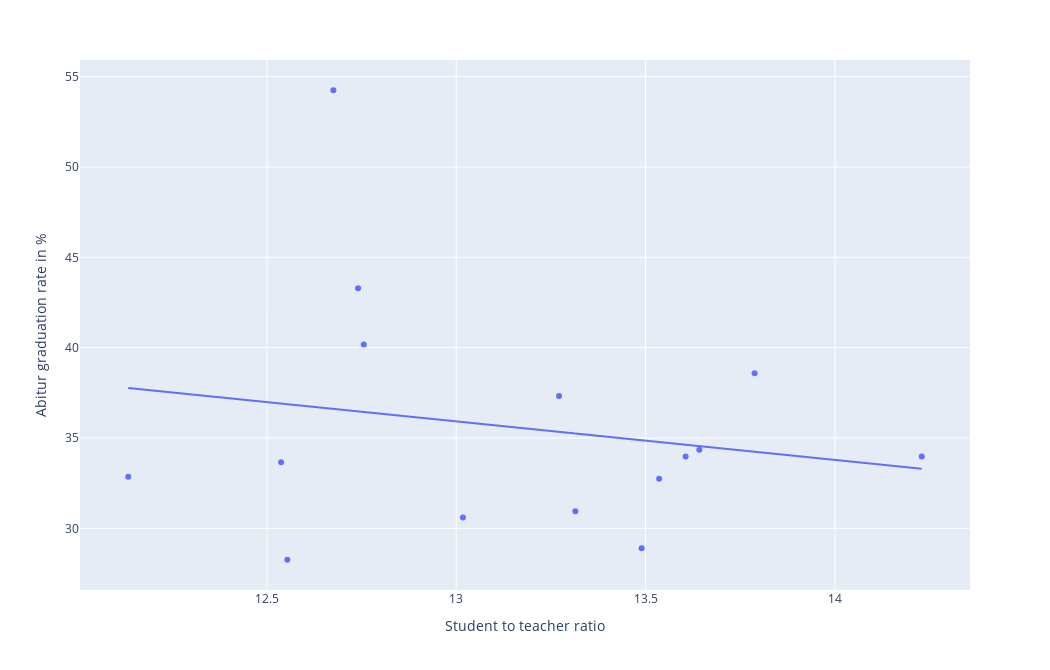
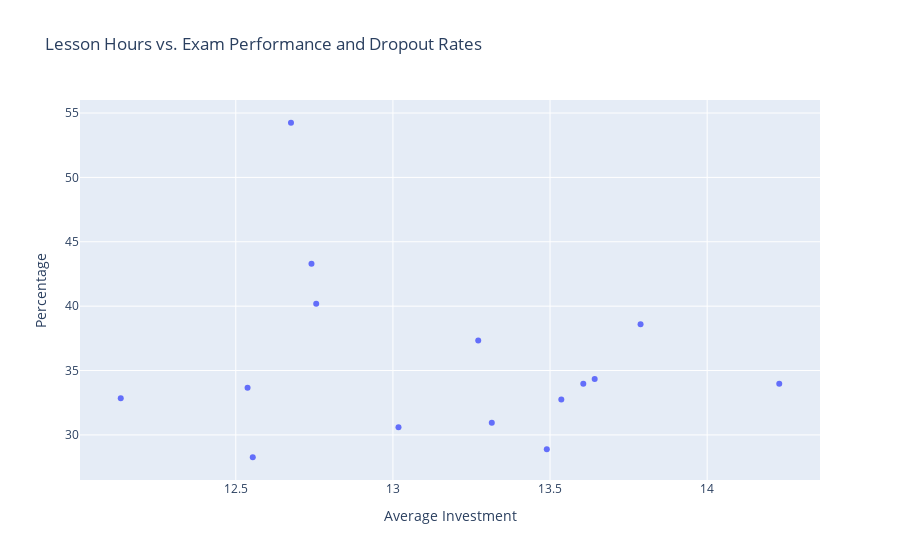

These figures' notebook cell, in order:
### Code cell
import plotly.express as px

fig1 = px.scatter(test3, x='avg_students_per_teacher', y='avg_abitur_graduation_rate_in_%', trendline='ols', width=10.5*100, height=6.7*100)
fig1.update_layout(xaxis_title='Student to teacher ratio', yaxis_title='Abitur graduation rate in %')

#title='Correlation between Student-Teacher-Ratio and Abitur Graduation Rate', 
# fig2 = px.scatter(avg_key_indicator, x='avg_students_per_teacher', y='avg_abitur_graduation_rate_perc', trendline='ols')
# fig2.update_layout(title='Correlation between Lesson Hours and Dropout Rate', xaxis_title='Investment', yaxis_title='Dropout Rate')

fig1.show()
# fig2.show()

import plotly.graph_objects as go

fig = go.Figure()

# add scatter plot for avg_abitur_graduation_rate_perc
# fig.add_trace(go.Scatter(x=avg_key_indicator['avg_students_per_teacher'], y=avg_key_indicator['avg_abitur_graduation_rate_perc'], mode='markers', name='Avg Dropout Rate', color='Federal States'))

# add scatter plot for avg_abitur_graduation_rate_in_%
fig.add_trace(go.Scatter(x=test3['avg_students_per_teacher'], y=test3['avg_abitur_graduation_rate_in_%'], mode='markers', name='avg_abitur_graduation_rate_in_%'))

# update layout
fig.update_layout(title='Lesson Hours vs. Exam Performance and Dropout Rates', xaxis_title='Average Investment', yaxis_title='Percentage', legend=dict(yanchor='top', y=0.99, xanchor='left', x=0.01))

fig.show()

### Figure 1 — Plotly figure (JSON) as saved in the notebook; plotly's stock layout.template omitted (floating-point values rounded to 4 significant figures)
{"data": [{"hovertemplate": "avg_students_per_teacher=%{x}<br>avg_abitur_graduation_rate_in_%=%{y}<extra></extra>", "legendgroup": "", "marker": {"color": "#636efa", "symbol": "circle"}, "mode": "markers", "name": "", "orientation": "v", "showlegend": false, "type": "scatter", "x": [13.49, 12.74, 12.76, 13.27, 12.68, 13.54, 13.64, 13.02, 13.79, 13.61, 12.54, 13.31, 12.55, 14.23, 12.13], "xaxis": "x", "y": [28.9, 43.28, 40.18, 37.33, 54.25, 32.75, 34.35, 30.6, 38.59, 33.98, 33.66, 30.95, 28.26, 33.97, 32.85], "yaxis": "y"}, {"hovertemplate": "<b>OLS trendline</b><br>avg_abitur_graduation_rate_in_% = -2.1299 * avg_students_per_teacher + 63.6083<br>R<sup>2</sup>=0.034558<br><br>avg_students_per_teacher=%{x}<br>avg_abitur_graduation_rate_in_%=%{y} <b>(trend)</b><extra></extra>", "legendgroup": "", "marker": {"color": "#636efa", "symbol": "circle"}, "mode": "lines", "name": "", "showlegend": false, "type": "scatter", "x": [12.13, 12.54, 12.55, 12.68, 12.74, 12.76, 13.02, 13.27, 13.31, 13.49, 13.54, 13.61, 13.64, 13.79, 14.23], "xaxis": "x", "y": [37.76, 36.9, 36.87, 36.61, 36.47, 36.44, 35.88, 35.34, 35.25, 34.88, 34.78, 34.63, 34.55, 34.24, 33.3], "yaxis": "y"}], "layout": {"height": 670, "legend": {"tracegroupgap": 0}, "margin": {"t": 60}, "width": 1050, "xaxis": {"anchor": "y", "domain": [0, 1], "title": {"text": "Student to teacher ratio"}}, "yaxis": {"anchor": "x", "domain": [0, 1], "title": {"text": "Abitur graduation rate in %"}}}}

### Figure 2 — Plotly figure (JSON) as saved in the notebook; plotly's stock layout.template omitted (floating-point values rounded to 4 significant figures)
{"data": [{"mode": "markers", "name": "avg_abitur_graduation_rate_in_%", "type": "scatter", "x": [13.49, 12.74, 12.76, 13.27, 12.68, 13.54, 13.64, 13.02, 13.79, 13.61, 12.54, 13.31, 12.55, 14.23, 12.13], "y": [28.9, 43.28, 40.18, 37.33, 54.25, 32.75, 34.35, 30.6, 38.59, 33.98, 33.66, 30.95, 28.26, 33.97, 32.85]}], "layout": {"legend": {"x": 0.01, "xanchor": "left", "y": 0.99, "yanchor": "top"}, "title": {"text": "Lesson Hours vs. Exam Performance and Dropout Rates"}, "xaxis": {"title": {"text": "Average Investment"}}, "yaxis": {"title": {"text": "Percentage"}}}}
